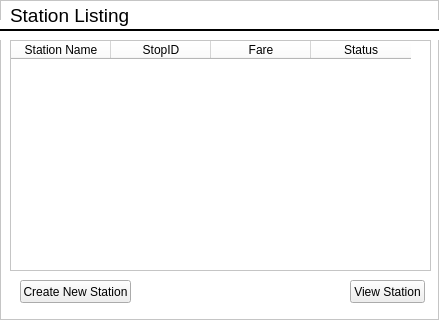
<?xml version="1.0" encoding="UTF-8"?>
<ui version="4.0">
 <class>Frame</class>
 <widget class="QFrame" name="Frame">
  <property name="geometry">
   <rect>
    <x>0</x>
    <y>0</y>
    <width>439</width>
    <height>320</height>
   </rect>
  </property>
  <property name="windowTitle">
   <string>Station Listing</string>
  </property>
  <property name="windowIcon">
   <iconset>
    <normaloff>marta-logo.jpg</normaloff>marta-logo.jpg</iconset>
  </property>
  <property name="styleSheet">
   <string notr="true">QFrame {Background-color: #ffffff;}</string>
  </property>
  <property name="frameShape">
   <enum>QFrame::StyledPanel</enum>
  </property>
  <property name="frameShadow">
   <enum>QFrame::Raised</enum>
  </property>
  <widget class="QTableWidget" name="tableWidget">
   <property name="geometry">
    <rect>
     <x>10</x>
     <y>40</y>
     <width>421</width>
     <height>231</height>
    </rect>
   </property>
   <column>
    <property name="text">
     <string>Station Name</string>
    </property>
   </column>
   <column>
    <property name="text">
     <string>StopID</string>
    </property>
   </column>
   <column>
    <property name="text">
     <string>Fare</string>
    </property>
   </column>
   <column>
    <property name="text">
     <string>Status</string>
    </property>
   </column>
  </widget>
  <widget class="QPushButton" name="pushButton">
   <property name="geometry">
    <rect>
     <x>20</x>
     <y>280</y>
     <width>111</width>
     <height>23</height>
    </rect>
   </property>
   <property name="text">
    <string>Create New Station</string>
   </property>
  </widget>
  <widget class="QPushButton" name="pushButton_2">
   <property name="geometry">
    <rect>
     <x>350</x>
     <y>280</y>
     <width>75</width>
     <height>23</height>
    </rect>
   </property>
   <property name="text">
    <string>View Station</string>
   </property>
  </widget>
  <widget class="Line" name="line">
   <property name="windowModality">
    <enum>Qt::ApplicationModal</enum>
   </property>
   <property name="geometry">
    <rect>
     <x>0</x>
     <y>20</y>
     <width>441</width>
     <height>20</height>
    </rect>
   </property>
   <property name="maximumSize">
    <size>
     <width>16777215</width>
     <height>16777215</height>
    </size>
   </property>
   <property name="font">
    <font>
     <pointsize>8</pointsize>
    </font>
   </property>
   <property name="mouseTracking">
    <bool>true</bool>
   </property>
   <property name="autoFillBackground">
    <bool>false</bool>
   </property>
   <property name="styleSheet">
    <string notr="true"/>
   </property>
   <property name="frameShadow">
    <enum>QFrame::Plain</enum>
   </property>
   <property name="lineWidth">
    <number>2</number>
   </property>
   <property name="orientation">
    <enum>Qt::Horizontal</enum>
   </property>
  </widget>
  <widget class="QLabel" name="frameLabelTop">
   <property name="geometry">
    <rect>
     <x>10</x>
     <y>0</y>
     <width>211</width>
     <height>31</height>
    </rect>
   </property>
   <property name="font">
    <font>
     <pointsize>14</pointsize>
    </font>
   </property>
   <property name="autoFillBackground">
    <bool>false</bool>
   </property>
   <property name="styleSheet">
    <string notr="true">QLabel {background-color: transparent}</string>
   </property>
   <property name="text">
    <string>Station Listing</string>
   </property>
  </widget>
 </widget>
 <resources/>
 <connections/>
</ui>
